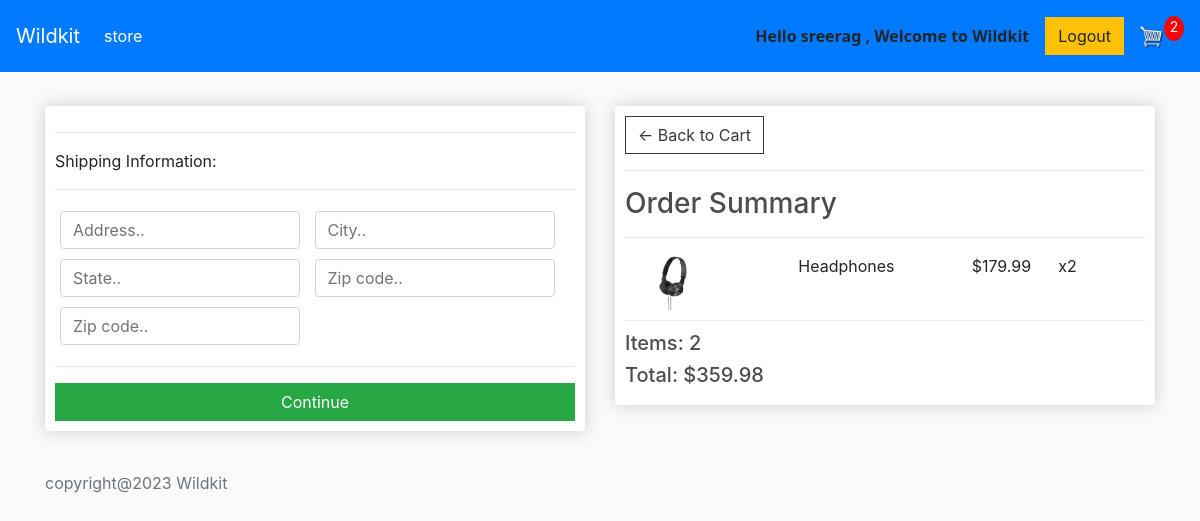
Screenshot of /checkout/ (signed in) with the database file from the repository.
### store/models.py (models this page shows, shortened)
class OrderItem(models.Model):
    product = models.ForeignKey(Product, on_delete=models.SET_NULL,blank=True,null=True)
    order = models.ForeignKey(Order, on_delete=models.SET_NULL,blank=True,null=True)
    quantity = models.IntegerField(default=0,null=True,blank=True)
    date_added = models.DateTimeField(auto_now_add=True)
    @property
    def get_total(self):
        total=self.product.price * self.quantity
        return total

class Product(models.Model):
    name = models.CharField(max_length=200,null=True)
    price = models.DecimalField(max_digits=7,decimal_places=2)
    digital = models.BooleanField(default=False,null=True,blank=False)
    image=models.ImageField(null=True,blank=True)
    @property
    def imageURL(self):
        try:
            url = self.image.url
        except:
            url = ''
        return url

class Order(models.Model):
    customer = models.ForeignKey(Customer, on_delete=models.SET_NULL,blank=True,null=True)
    date_orderd = models.DateTimeField(auto_now_add=True)
    complete =models.BooleanField(default=False,null=True,blank=False)
    transaction_id = models.CharField(max_length=200,null=True)
    @property
    def shipping(self):
        shipping = False
        orderitems = self.orderitem_set.all()
        for i in orderitems:
            if i.product.digital == False:
                shipping = True
        return shipping
    @property
    def get_cart_total(self):
        orderitems = self.orderitem_set.all()
        total = sum([item.get_total for item in orderitems])
        return total
    @property
    def get_cart_items(self):
        orderitems = self.orderitem_set.all()
        total = sum([item.quantity for item in orderitems])
        return total

### store/views.py (the view)
# urls.py: path("checkout/" ,views.checkout,name="checkout" ),
def checkout(request):
    data= cartData(request)
    cartItems =data['cartItems']
    order =data['order']
    items =data['items']
    context =  {'items':items, 'order':order, 'cartItems':cartItems}
    return render(request,"store/checkout.html", context)

### store/utils.py (called while the page is built)
def cartData(request):
	if request.user.is_authenticated:
		customer = request.user.customer
		order, created = Order.objects.get_or_create(customer=customer, complete=False)
		items = order.orderitem_set.all()
		cartItems = order.get_cart_items
	else:
		cookieData = cookieCart(request)
		cartItems = cookieData['cartItems']
		order = cookieData['order']
		items = cookieData['items']
	return {'cartItems':cartItems ,'order':order, 'items':items}

### store/templates/store/checkout.html (shortened to what this page needs)
{% extends 'store/main.html' %}
{% load static %}
{% block content %}
<div class="row">
    <div class="col-lg-6">
        <div class="box-element" id="form-wrapper">
            <form id="form">
                <div id="shipping-info">
                    <hr>
						<p>Shipping Information:</p>
						<hr>
						<div class="form-field">
							<input class="form-control" type="text" name="address" placeholder="Address..">
						</div>
						<div class="form-field">
							<input class="form-control" type="text" name="city" placeholder="City..">
						</div>
						<div class="form-field">
							<input class="form-control" type="text" name="state" placeholder="State..">
						</div>
						<div class="form-field">
							<input class="form-control" type="text" name="zipcode" placeholder="Zip code..">
						</div>
						<div class="form-field">
							<input class="form-control" type="text" name="country" placeholder="Zip code..">
						</div>
                </div>
                <hr>
                <input id="form-button" type="submit" value="Continue" class="btn btn-success btn-block">
            </form>
        </div>
        <br>
    </div>
    <div class="col-lg-6">
        <div class="box-element">
            <a  class="btn btn-outline-dark" href="{% url 'cart' %}">&#x2190; Back to Cart</a>
            <hr>
            <h3>Order Summary</h3>
            <hr>
            {% for item in items %}
            <div class="cart-row">
                <div style="flex:2"><img class="row-image" src="{{item.product.imageURL}}"></div>
					<div style="flex:2"><p>{{item.product.name}}</p></div>
					<div style="flex:1"><p>${{item.product.price}}</p></div>
					<div style="flex:1"><p>x{{item.quantity}}</p></div>
            </div>
            {% endfor %}
            <h5>Items:   {{order.get_cart_items}}</h5>
			<h5>Total:   ${{order.get_cart_total|floatformat:2}}</h5>
        </div>
    </div>
</div>
{% endblock content %}

### store/templates/store/main.html (shortened to what this page needs)
<!DOCTYPE html>
{% load static %}
<html>
<head>
	<link rel="stylesheet" href="https://stackpath.bootstrapcdn.com/bootstrap/4.4.1/css/bootstrap.min.css">
	<link rel="stylesheet" type="text/css" href="{% static 'css/main.css' %}">
</head>
<body>
	<nav class="navbar navbar-expand-lg navbar-dark bg-primary">
        <a class="navbar-brand" href="{% url 'store' %}">Wildkit</a>
	  <div class="collapse navbar-collapse" id="navbarSupportedContent">
	    <ul class="navbar-nav mr-auto">
	      <li class="nav-item active">
	        <a class="nav-link"  href="{% url 'store' %}">store <span class="sr-only">(current)</span></a>
	      </li>
	    </ul>
        <div class="form-inline my-2 my-lg-0">
            {% if request.user.is_authenticated %}
			<p style="margin-top: 1em; font-family: 'Segoe UI', Tahoma, Geneva, Verdana, sans-serif; font-weight: bolder;padding-right:1em;">Hello {{request.user}} , Welcome to Wildkit </p>
			<a href="{% url 'logout' %}" class="btn btn-warning">Logout</a>
			{% else %}
            <a href="{% url 'login' %}"class="btn btn-warning">Login</a>
            {% endif %}
            <a href="{% url 'cart' %}">
            <img id="cart-icon" src="{% static 'images/cart.png' %}"></a>
           <p id="cart-total">{{cartItems}}</p>
          </div>
	  </div>
	</nav>
    <div class="container">
            <br>
            {% block content %}
            {% endblock content %}
    </div>
    <footer class="footer mt-auto py-3">
		<div class="container">
			<span class="text-muted"> copyright@2023  Wildkit </span>
		</div>
	</footer>
</body>
</html>

### static/css/main.css (style rules this page uses)
body { background-color: hsl(0, 0%, 98%); }
h1,h2,h3,h4,h5,h6 { color:hsl(0, 0%, 30%); }
.box-element { box-shadow:hsl(0, 0%, 80%) 0 0 16px; background-color: #fff; border-radius: 4px; padding: 10px; }
#cart-icon { width:25px; display: inline-block; margin-left: 15px; }
#cart-total { display: block; text-align: center; color:#fff; background-color: red; width: 20px; height: 25px; border-radius: 50%; font-size: 14px; }
.col-lg-4, .col-lg-6, .col-lg-8, .col-lg-12 { margin-top: 10px; }
.btn { border-radius: 0; }
.row-image { width: 100px; }
.form-field { width:250px; display: inline-block; padding: 5px; }
.cart-row { display: flex; align-items: flex-stretch; padding-bottom: 10px; margin-bottom: 10px; border-bottom: 1px solid #ececec; }

### rows the page displays
OrderItem: product.imageURL (picture), product.name "Headphones", product.price "179.99", quantity "2"
Order: get_cart_items "2", get_cart_total "359.98"

### other values shown
{{ request.user }} "sreerag"
{{ cartItems }} "2"
